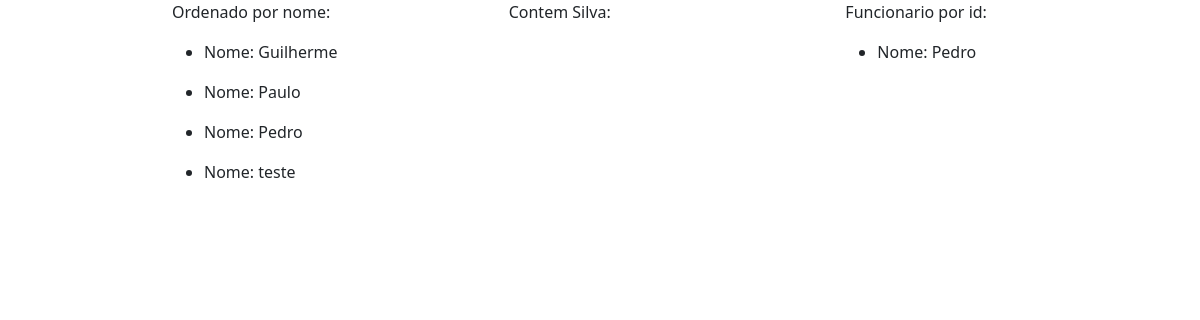
/atividade/, run on an earlier commit of the app's database.
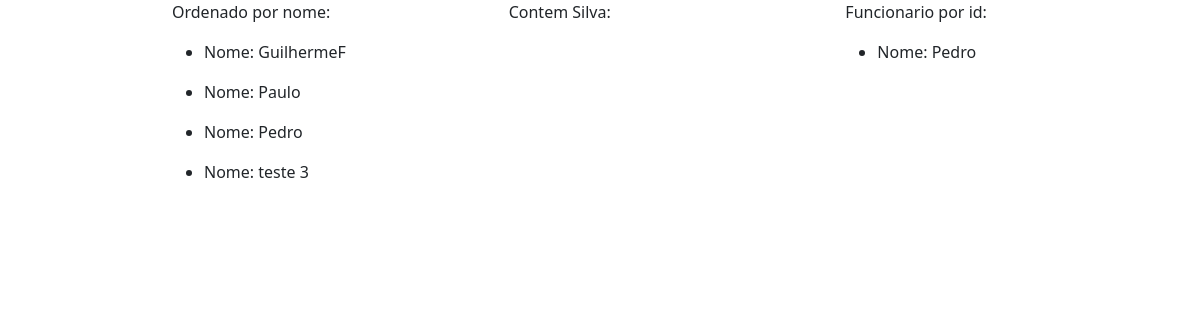
And on a later commit of the database.
### Funcionarios/models.py (models this page shows, shortened)
class Funcionario(models.Model):
    nome = models.CharField(max_length=100,)
    user = models.OneToOneField(User, on_delete=models.PROTECT,)
    departamentos = models.ManyToManyField(Departamento)
    empresa = models.ForeignKey(Empresa, on_delete=models.PROTECT, null=True, blank=True)

### core/views.py (the view)
# urls.py: path('atividade/', atividade, name='atividade'),
def atividade(request):
    todos = Funcionario.objects.all().order_by('nome')
    contem = Funcionario.objects.filter(nome__icontains='silva')
    empresa = Funcionario.objects.filter(id__in=[2])
    context = {
        'todos':todos,
        'contem':contem,
        'empresa':empresa,
    }
    return render(request, 'core/atividade.html',  context, )

### core/templates/core/atividade.html (shortened to what this page needs)
{% extends 'base.html' %}
{% block main %}
    <div class="row" style="padding-left: 130px;" >
        <div class="col-sm" >
    <p>Ordenado por nome:</p>
    {% for todo in todos %}
       <ul>
         <li> Nome: {{todo.nome}}</li>
       </ul>
    {%endfor%}
    </div>
    <div class="col-sm">
        <p>Contem Silva:</p>
     </div>
     <div class="col-sm">
        <p>Funcionario por id:</p>
{% for r in empresa %}
   <ul>
      <li>Nome: {{r.nome}}</li>
   </ul>
{%endfor%}
     </div>
        </div>
{%endblock%}

What changed in the data, as far as the page shows it:
changed Funcionario: nome "Guilherme" → "GuilhermeF"
changed Funcionario: nome "teste" → "teste 3"
